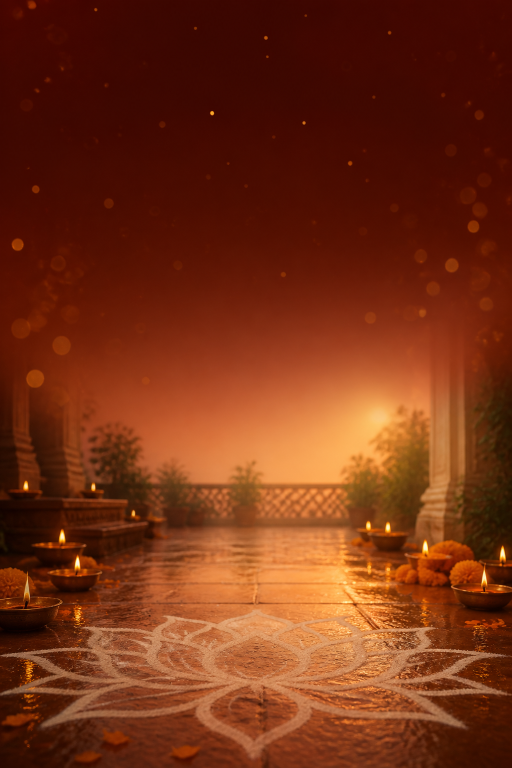
#> input picture AppStore/Screenshots/backgrounds/bg-01-discover.png, 1024 x 1536 px (shown at 1/2 size)
$ python compose_posters.py
#> lines starting #> are read from the running program, lines starting #| are printed output that depends on the picture
#!/usr/bin/env python3
"""Canva-style Traditional Rangoli posters: 3D courtyard fields, titanium iPhone Pro / iPad Pro, gradient titles."""

from __future__ import annotations

from pathlib import Path

from PIL import Image, ImageDraw, ImageFilter, ImageFont

ROOT = Path(__file__).resolve().parent
RAW = ROOT / "raw"
BG = ROOT / "backgrounds"

AVENIR = "/System/Library/Fonts/Avenir Next.ttc"
HELVETICA = "/System/Library/Fonts/HelveticaNeue.ttc"
ROUNDED = "/System/Library/Fonts/SFNSRounded.ttf"

WHITE = (255, 255, 255)
IVORY = (255, 248, 238)
GOLD = (232, 197, 107)
GOLD_DEEP = (200, 155, 60)
MAROON = (155, 44, 44)
TERRACOTTA = (196, 92, 42)
LEAF = (92, 138, 100)

POSTERS = [
    {
        "file": "01-discover.png",
        "capture": "01-home.png",
        "bg": "bg-01-discover.png",
        "kicker": "LESSON",
        "title": ("Today's kolam", "is a lesson"),
        "sub": "Tamil names, pulli count, Learn Step-by-Step.",
        "title_colors": [WHITE, IVORY, GOLD],
        "sub_color": (255, 232, 210),
        "glow": GOLD_DEEP,
        "bias": 0.62,
    },
    {
        "file": "02-learn.png",
        "capture": "02-learn.png",
        "bg": "bg-02-learn.png",
        "kicker": "LEARN",
        "title": ("Trace pulli", "stroke by stroke"),
        "sub": "Tamil kolam lessons on a kind grid.",
        "title_colors": [WHITE, GOLD, MAROON],
        "sub_color": (255, 236, 214),
        "glow": MAROON,
        "bias": 0.45,
    },
    {
        "file": "03-trace.png",
        "capture": "03-explore.png",
        "bg": "bg-03-trace.png",
        "kicker": "COURSE",
        "title": ("Find the next", "kolam lesson"),
        "sub": "Pulli, sikku, and festival courtyards.",
        "title_colors": [WHITE, GOLD, TERRACOTTA],
        "sub_color": (255, 226, 186),
        "glow": TERRACOTTA,
        "bias": 0.50,
    },
    {
        "file": "04-create.png",
        "capture": "04-detail.png",
        "bg": "bg-04-create.png",
        "kicker": "WHY",
        "title": ("Why this kolam", "is drawn"),
        "sub": "Tamil name, pulli count, Learn Step-by-Step.",
        "title_colors": [WHITE, IVORY, GOLD],
        "sub_color": (255, 240, 214),
        "glow": GOLD_DEEP,
        "bias": 0.38,
    },
    {
        "file": "05-decorate.png",
        "capture": "05-color.png",
        "bg": "bg-05-decorate.png",
        "kicker": "DECORATE",
        "title": ("Rice, flowers,", "and diyas"),
        "sub": "Color the courtyard you just drew.",
        "title_colors": [WHITE, GOLD, (255, 170, 80)],
        "sub_color": (255, 236, 200),
        "glow": (210, 120, 40),
        "bias": 0.55,
    },
    {
        "file": "06-save.png",
        "capture": "06-saved.png",
        "bg": "bg-06-save.png",
        "kicker": "SAVE",
        "title": ("Keep the floor", "you drew"),
        "sub": "Gallery on this iPhone or iPad. No account.",
        "title_colors": [WHITE, IVORY, GOLD],
        "sub_color": (255, 230, 200),
        "glow": LEAF,
        "bias": 0.42,
    },
]

SIZES = {
    "iphone-6.9": (1320, 2868),
    "ipad-13": (2064, 2752),
}


def font(path: str, size: int, index: int = 0) -> ImageFont.FreeTypeFont:
    return ImageFont.truetype(path, size, index=index)


def display(size: int) -> ImageFont.FreeTypeFont:
    return font(AVENIR, size, 8)


def subtitle_font(size: int) -> ImageFont.FreeTypeFont:
    return font(AVENIR, size, 5)


def ui_bold(size: int) -> ImageFont.FreeTypeFont:
    try:
        return font(ROUNDED, size)
    except OSError:
        return font(AVENIR, size, 0)


def brand_font(size: int) -> ImageFont.FreeTypeFont:
    return font(HELVETICA, size, 10)


def lerp(a: tuple[int, int, int], b: tuple[int, int, int], t: float) -> tuple[int, int, int]:
    t = max(0.0, min(1.0, t))
    return tuple(int(a[i] + (b[i] - a[i]) * t) for i in range(3))


def lerp_stops(colors: list[tuple[int, int, int]], t: float) -> tuple[int, int, int]:
    if len(colors) == 1:
        return colors[0]
    t = max(0.0, min(1.0, t))
    scaled = t * (len(colors) - 1)
    i = min(int(scaled), len(colors) - 2)
    return lerp(colors[i], colors[i + 1], scaled - i)


def cover(im: Image.Image, size: tuple[int, int], bias_y: float = 0.42) -> Image.Image:
    tw, th = size
    sw, sh = im.size
    scale = max(tw / sw, th / sh)
    nw, nh = max(1, int(sw * scale + 0.5)), max(1, int(sh * scale + 0.5))
    resized = im.convert("RGB").resize((nw, nh), Image.Resampling.LANCZOS)
    left = (nw - tw) // 2
    top = max(0, min(nh - th, int((nh - th) * bias_y)))
    return resized.crop((left, top, left + tw, top + th))


# [6 lines left out: function rounded, not called in this run]


def fit_display(text: str, target: int, max_width: int) -> ImageFont.FreeTypeFont:
    size = target
    while size >= 36:
        face = display(size)
        if face.getlength(text) <= max_width:
            return face
        size -= 4
    return display(36)


# [67 lines left out: functions titanium_shell, iphone_pro, ipad_pro, not called in this run]


def glass_chip(text: str, width_hint: int, accent: tuple[int, int, int]) -> Image.Image:
    face = ui_bold(max(16, width_hint))
    pad_x, pad_y = 28, 12
    tw = int(face.getlength(text))
    w, h = tw + pad_x * 2, int(face.size + pad_y * 2)
    chip = Image.new("RGBA", (w, h), (0, 0, 0, 0))
    d = ImageDraw.Draw(chip)
    d.rounded_rectangle((0, 0, w - 1, h - 1), h // 2, fill=(255, 255, 255, 42), outline=accent + (200,), width=2)
    d.text((w / 2, h / 2), text, font=face, fill=WHITE, anchor="mm")
    return chip


def stacked_title(lines: tuple[str, ...], colors: list[tuple[int, int, int]], max_width: int, target: int) -> Image.Image:
    faces = [fit_display(line, target, max_width) for line in lines]
    probe = ImageDraw.Draw(Image.new("L", (8, 8)))
    sizes = []
    for line, face in zip(lines, faces):
        x0, y0, x1, y1 = probe.textbbox((0, 0), line, font=face)
        sizes.append((x0, y0, max(1, x1 - x0), max(1, y1 - y0), face, line))
    gap = int(target * 0.06)
    pad = 16
    width = max(s[2] for s in sizes) + pad * 2
    height = sum(s[3] for s in sizes) + gap * (len(sizes) - 1) + pad * 2
    mask = Image.new("L", (width, height), 0)
    draw = ImageDraw.Draw(mask)
    y = pad
    for x0, y0, w, h, face, line in sizes:
        draw.text(((width - w) // 2 - x0, y - y0), line, font=face, fill=255)
        y += h + gap
    grad = Image.new("RGB", mask.size)
    px = grad.load()
    mh = mask.size[1]
    for yy in range(mh):
        c = lerp_stops(colors, yy / max(mh - 1, 1))
        for xx in range(mask.size[0]):
            px[xx, yy] = c
    ink = Image.new("RGBA", mask.size, (0, 0, 0, 0))
    ink.paste(grad, (0, 0), mask)
    glow = Image.new("RGBA", mask.size, (0, 0, 0, 0))
    glow.paste((*colors[-1], 140), (0, 0), mask)
    glow = glow.filter(ImageFilter.GaussianBlur(12))
    shadow = Image.new("RGBA", mask.size, (0, 0, 0, 0))
    shadow.paste((40, 16, 20, 150), (0, 0), mask)
    shadow = shadow.filter(ImageFilter.GaussianBlur(8))
    layered = Image.new("RGBA", (width + 24, height + 24), (0, 0, 0, 0))
    layered.alpha_composite(glow, (12, 14))
    layered.alpha_composite(shadow, (14, 16))
    layered.alpha_composite(ink, (12, 8))
    return layered


def load_capture(spec: dict, folder: str) -> Image.Image:
    named = RAW / folder / spec["capture"]
    if named.exists():
        return Image.open(named).convert("RGB")
    fallback = RAW / "iphone" / spec["capture"]
    if fallback.exists():
        return Image.open(fallback).convert("RGB")
    raise FileNotFoundError(f"Missing capture {spec['capture']} for {folder}")


def compose(spec: dict, canvas_size: tuple[int, int], folder: str) -> Image.Image:
    W, H = canvas_size
    phone = W < 1600
    canvas = cover(Image.open(BG / spec["bg"]), canvas_size, spec["bias"]).convert("RGBA")

    top = Image.new("RGBA", (W, int(H * 0.34)), (0, 0, 0, 0))
    ImageDraw.Draw(top).rectangle((0, 0, W, top.size[1]), fill=(28, 12, 10, 88))
    canvas.alpha_composite(top.filter(ImageFilter.GaussianBlur(32)), (0, 0))

    pad = int(W * (0.07 if phone else 0.08))
    y = int(H * (0.032 if phone else 0.036))
    chip = glass_chip(spec["kicker"], int(W * 0.026), spec["glow"])
    canvas.alpha_composite(chip, ((W - chip.width) // 2, y))
    y += chip.height + int(H * 0.008)

    title = stacked_title(
        spec["title"],
        spec["title_colors"],
        W - pad * 2,
        int(min(W * (0.118 if phone else 0.078), H * 0.054)),
    )
    canvas.alpha_composite(title, ((W - title.width) // 2, y - 8))
    y += title.height - int(H * 0.01)

    sub_face = subtitle_font(int(min(W * (0.034 if phone else 0.026), H * 0.018)))
    ImageDraw.Draw(canvas).text((W / 2, y + 4), spec["sub"], font=sub_face, fill=spec["sub_color"] + (255,), anchor="mt")
    header_bottom = y + int(H * 0.028)

    shot = load_capture(spec, "iphone" if phone else "ipad")
    footer_h = int(H * 0.055)
    avail_h = H - header_bottom - footer_h
    target_h = int(avail_h * 0.98)
    if phone:
        inner_h = target_h
        inner_w = int(inner_h * 19.5 / 42.3)
        max_w = int(W * 0.80)
        if inner_w > max_w:
            inner_w = max_w
            inner_h = int(inner_w * 42.3 / 19.5)
        screen = shot.resize((inner_w, inner_h), Image.Resampling.LANCZOS)
        framed = iphone_pro(screen)
    else:
        inner_w = int(W * 0.78)
        inner_h = int(inner_w * shot.height / max(shot.width, 1))
        if inner_h > target_h:
            inner_h = target_h
            inner_w = int(inner_h * shot.width / max(shot.height, 1))
        screen = shot.resize((inner_w, inner_h), Image.Resampling.LANCZOS)
        framed = ipad_pro(screen)

    px = (W - framed.width) // 2
    py = header_bottom + max(0, (avail_h - framed.height) // 2)

    glow = Image.new("RGBA", (framed.width + 160, framed.height + 160), (0, 0, 0, 0))
    ImageDraw.Draw(glow).rounded_rectangle(
        (40, 50, 120 + framed.width, 90 + framed.height),
        radius=int(framed.width * 0.12),
        fill=spec["glow"] + (80,),
    )
    glow = glow.filter(ImageFilter.GaussianBlur(38))
    shadow = Image.new("RGBA", (framed.width + 100, framed.height + 100), (0, 0, 0, 0))
    ImageDraw.Draw(shadow).rounded_rectangle(
        (20, 28, 20 + framed.width, 36 + framed.height),
        radius=int(framed.width * 0.10),
        fill=(0, 0, 0, 160),
    )
    shadow = shadow.filter(ImageFilter.GaussianBlur(26))
    canvas.alpha_composite(glow, (px - 80, py - 60))
    canvas.alpha_composite(shadow, (px - 20, py - 8))
    canvas.alpha_composite(framed, (px, py))

    foot = brand_font(max(18, int(W * 0.022)))
    ImageDraw.Draw(canvas).text(
        (W / 2, H - int(H * 0.028)),
        "Learn Kolam   ·   Sai Laksha Technologies",
        font=foot,
        fill=(255, 255, 255, 230),
        anchor="ms",
    )
    return canvas.convert("RGB")


def main() -> None:
    for folder, size in SIZES.items():
        out = ROOT / folder
        out.mkdir(parents=True, exist_ok=True)
        for spec in POSTERS:
            img = compose(spec, size, folder)
#> in cover, `tw, th = size`: tw = 1320; th = 2868
#> in cover, `scale = max(tw / sw, th / sh)`: scale = 1.87
#> in cover, `nw, nh = max(1, int(sw * scale + 0.5)), max(1, int(sh * scale + 0.5))`: nw = 1912; nh = 2868
#> in cover, `left = (nw - tw) // 2`: left = 296
#> in cover, `top = max(0, min(nh - th, int((nh - th) * bias_y)))`: top = 0
#> in compose, `top = Image.new("RGBA", (W, int(H * 0.34)), (0, 0, 0, 0))`: top: PIL image 1320x975 RGBA; every value is 0
#> in compose, `ImageDraw.Draw(top).rectangle((0, 0, W, top.size[1]), fill=(28, 12, 10..`:
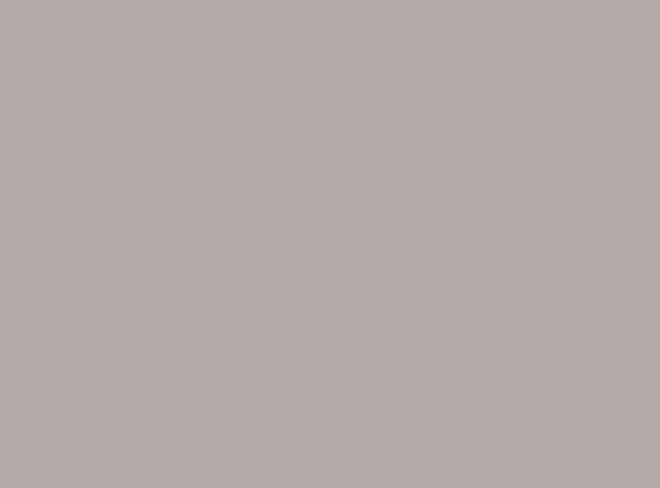
#> top: PIL image 1320x975 RGBA (shown at 1/2 size); mean R, G, B, A 28, 12, 10, 88; transparent parts drawn white
#> in glass_chip, `chip = Image.new("RGBA", (w, h), (0, 0, 0, 0))`: chip: PIL image 191x58 RGBA; every value is 0
#> in compose, `chip = glass_chip(spec["kicker"], int(W * 0.026), spec["glow"])`:
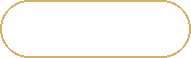
#> chip: PIL image 191x58 RGBA; mean R, G, B, A 233.8, 230.3, 222.8, 73.5; transparent parts drawn white
#> in stacked_title, `mask = Image.new("L", (width, height), 0)`: mask: PIL image 1115x309 L; every value is 0
#> after the loop in stacked_title, `for x0, y0, w, h, face, line in sizes:`: y = 302
#> in stacked_title, `grad = Image.new("RGB", mask.size)`: grad: PIL image 1115x309 RGB; every value is 0
#> in stacked_title, `ink = Image.new("RGBA", mask.size, (0, 0, 0, 0))`: ink: PIL image 1115x309 RGBA; every value is 0
#> in stacked_title, `ink.paste(grad, (0, 0), mask)`:
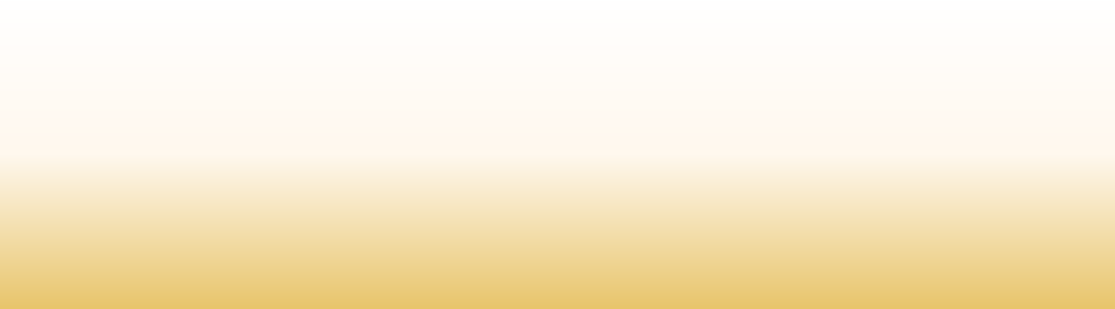
#> grad: PIL image 1115x309 RGB; mean R, G, B 249, 236.5, 208.9
#> in stacked_title, `ink.paste(grad, (0, 0), mask)`:
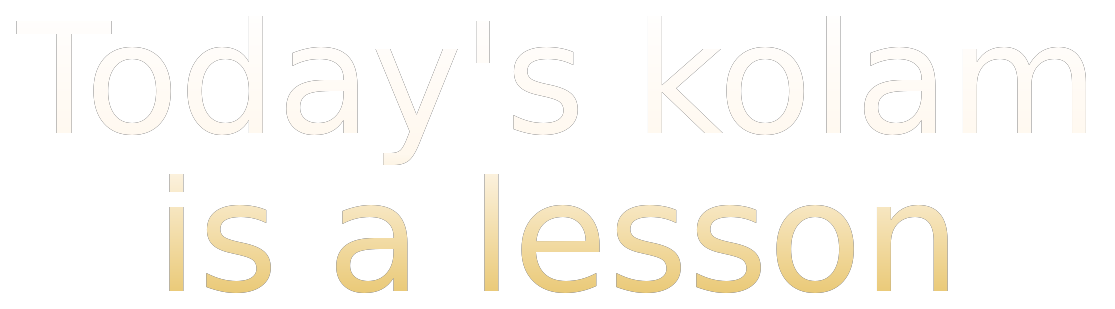
#> ink: PIL image 1115x309 RGBA; mean R, G, B, A 41.4, 39.4, 34.9, 42.3; transparent parts drawn white
#> in stacked_title, `shadow = shadow.filter(ImageFilter.GaussianBlur(8))`:
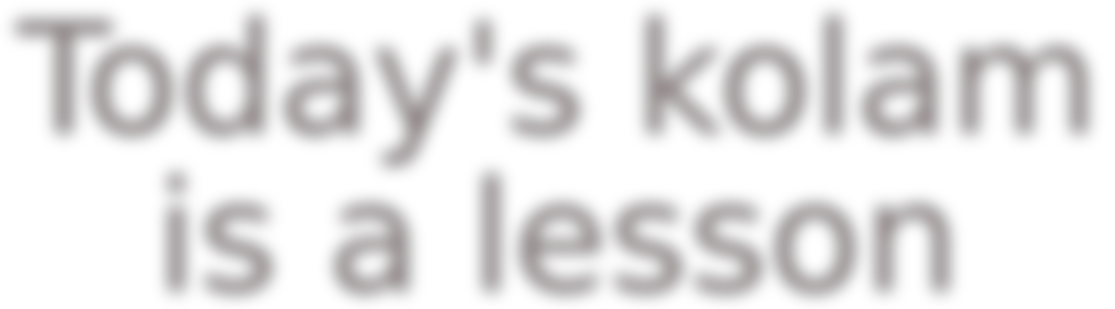
#> shadow: PIL image 1115x309 RGBA; mean R, G, B, A 7.2, 2.9, 3.6, 24.9; transparent parts drawn white
#> in stacked_title, `layered = Image.new("RGBA", (width + 24, height + 24), (0, 0, 0, 0))`: layered: PIL image 1139x333 RGBA; every value is 0
#> in stacked_title, `layered.alpha_composite(ink, (12, 8))`:
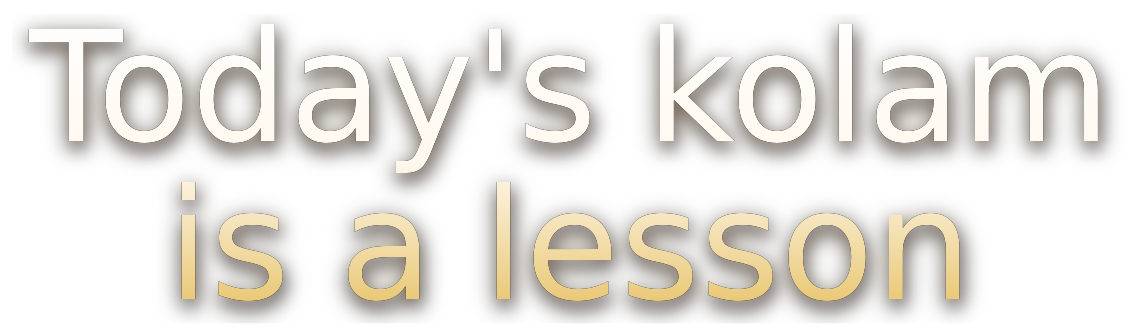
#> layered: PIL image 1139x333 RGBA; mean R, G, B, A 50.7, 46, 37.7, 61.3; transparent parts drawn white
#> in compose, `canvas.alpha_composite(title, ((W - title.width) // 2, y - 8))`:
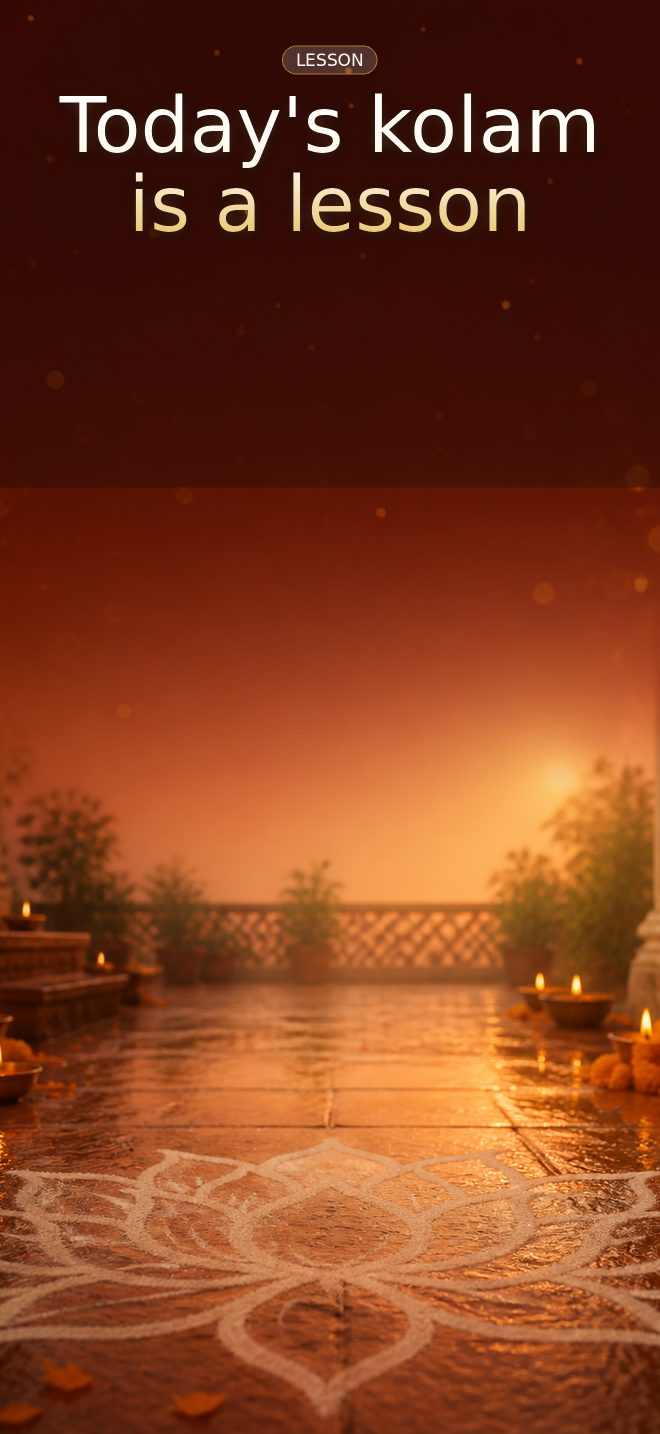
#> canvas: PIL image 1320x2868 RGBA (shown at 1/2 size); mean R, G, B, A 127.9, 61.3, 30.6, 255
            dest = out / spec["file"]
            img.save(dest, "PNG", optimize=True)
            print(dest.relative_to(ROOT.parent.parent), img.size)


if __name__ == "__main__":
#> (the run stopped early here; a loop or call above may not have finished)
